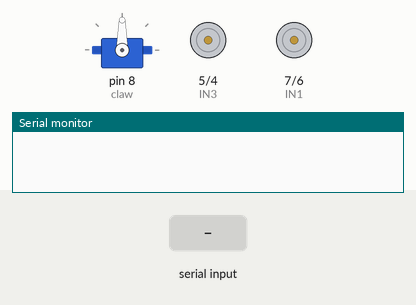
Bench run of a sketch on a simulated Arduino Uno, built with avr-gcc and run on an emulated ATmega328P. On the bench: servo, motor-driver pin pairs drawn as motors (green arrow = first pin HIGH = forward, orange = second pin HIGH = backward, longer = more drive), the last lines printed to the serial monitor. The test bench sets the inputs (shaded band).

Above: at 1.2 s.
1.3 s: "1" received over Serial
At 1.6 s:
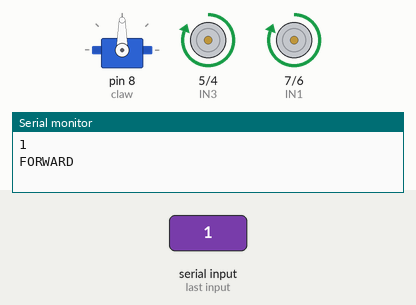
2.8 s: "2" received over Serial
At 3.9 s:
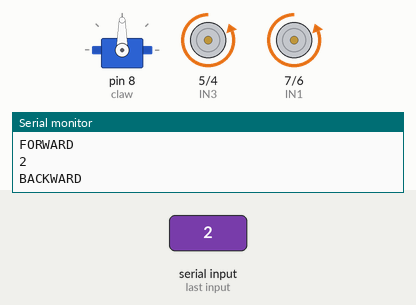
4.3 s: "3" received over Serial
At 5.1 s:
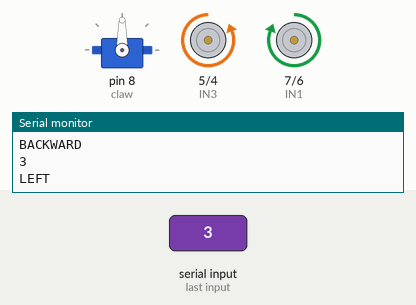
5.8 s: "4" received over Serial
At 6.2 s:
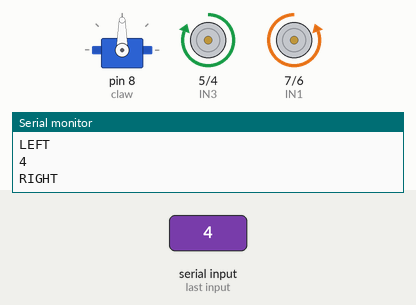
7.3 s: "7" received over Serial
At 8.5 s:
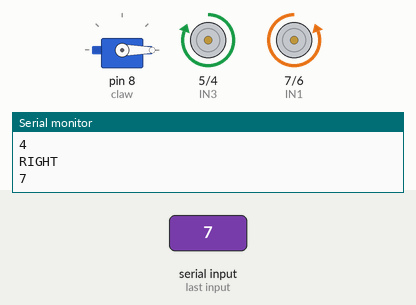
8.8 s: "5" received over Serial
At 9.7 s:
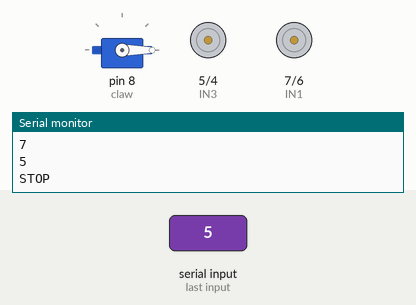
Timing chart, 0 to 11.3 s (numbered marks = the images above; inputs shaded):
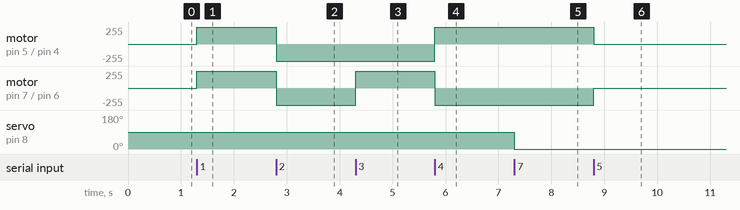

Measured:
- after the input at 1.3 s, motor on pin 5 (IN3) / pin 4 (IN4), motor on pin 7 (IN1) / pin 6 (IN2): stopped → forward 255/255 at once
- after the input at 2.8 s, motor on pin 5 (IN3) / pin 4 (IN4), motor on pin 7 (IN1) / pin 6 (IN2): forward 255/255 → backward 255/255 at once
- after the input at 4.3 s, motor on pin 7 (IN1) / pin 6 (IN2): backward 255/255 → forward 255/255 at once
- after the input at 5.8 s, motor on pin 5 (IN3) / pin 4 (IN4): backward 255/255 → forward 255/255 at once; motor on pin 7 (IN1) / pin 6 (IN2): forward 255/255 → backward 255/255 at once
- after the input at 7.3 s, servo on pin 8 (claw): 90° → 0° at once
- after the input at 8.8 s, motor on pin 5 (IN3) / pin 4 (IN4): forward 255/255 → stopped at once; motor on pin 7 (IN1) / pin 6 (IN2): backward 255/255 → stopped at once

The sketch:

bluetooth_car.ino
```cpp
#include <Servo.h>


Servo claw;
char command;
const int IN1 = 7;
const int IN2 = 6;
const int IN3 = 5;
const int IN4 = 4;

void setup()
{
  pinMode (IN1, OUTPUT);
  pinMode (IN2, OUTPUT);
  pinMode (IN3, OUTPUT);
  pinMode (IN4, OUTPUT);
  claw.attach(8);
  Serial.begin(9600);
}

void loop(){
  if(Serial.available() > 0){
    command = Serial.read();
    Serial.println(command);
    switch(command){
    case '1':
      forward();
      break;
    case '2':
       backward();
      break;
    case '3':
       left();
      break;
    case '4':
       right();
      break;
    case '5':
       Stop();
      break;
    case '6':
       Open();
      break;
    case '7':
       Close();
      break;
    }
  }
}

void forward()
{
  digitalWrite(IN1, HIGH);
  digitalWrite(IN2, LOW);
  digitalWrite(IN3, HIGH);
  digitalWrite(IN4, LOW);
  Serial.println("FORWARD");
}

void left()
{
  digitalWrite(IN1, HIGH);
  digitalWrite(IN2, LOW);
  digitalWrite(IN3, LOW);
  digitalWrite(IN4, HIGH);
  Serial.println("LEFT");
}

void right()
{
  digitalWrite(IN1, LOW);
  digitalWrite(IN2, HIGH);
  digitalWrite(IN3, HIGH);
  digitalWrite(IN4, LOW);
  Serial.println("RIGHT");
}

void backward()
{
  digitalWrite(IN1, LOW);
  digitalWrite(IN2, HIGH);
  digitalWrite(IN3, LOW);
  digitalWrite(IN4, HIGH);
  Serial.println("BACKWARD");
}

void Stop()
{
  digitalWrite(IN1, LOW);
  digitalWrite(IN2, LOW);
  digitalWrite(IN3, LOW);
  digitalWrite(IN4, LOW);
  Serial.println("STOP");
}

void Open()
{
  claw.write(90);
}

void Close()
{
  claw.write(0);
}
```
